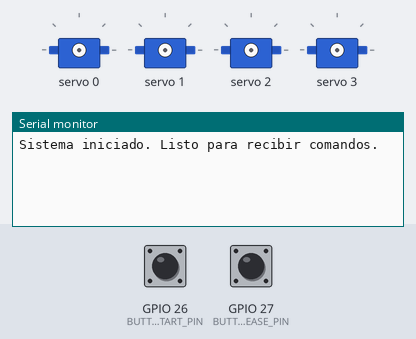
Bench run of a sketch on a simulated ESP32. Parts: 4 × servo, the last lines printed to the serial monitor. The test bench sets the inputs (shaded band); at power-on: GPIO 26 (BUTTON_START_PIN) HIGH, GPIO 27 (BUTTON_RELEASE_PIN) HIGH.

Above: at 1.2 s.
1.3 s: GPIO 26 (BUTTON_START_PIN) pulled LOW for 0.15 s
At 1.58 s:
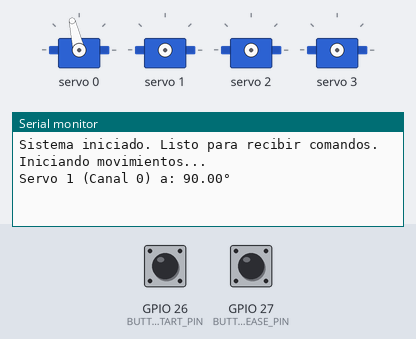
At 4.1 s:
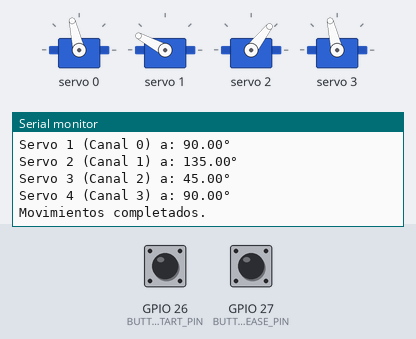
4.3 s: GPIO 27 (BUTTON_RELEASE_PIN) pulled LOW for 0.15 s
At 5.4 s:
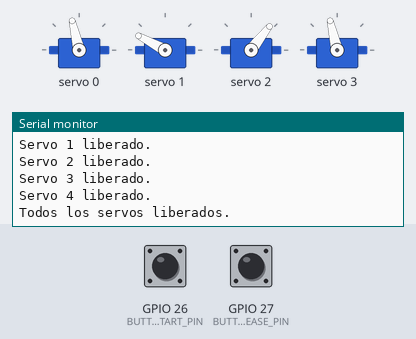
Timing chart, 0 to 7.3 s (numbered marks = the images above; inputs shaded):
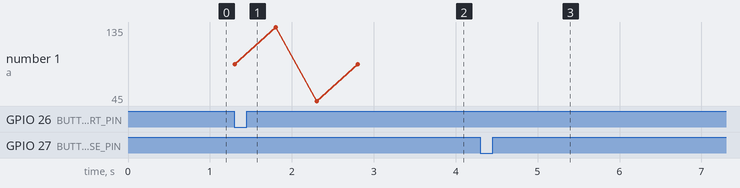

The sketch:

PRIMER_CODIGO_PRUEBA_CI.ino
```cpp
#include <Wire.h>
#include <Adafruit_PWMServoDriver.h>

Adafruit_PWMServoDriver pwm = Adafruit_PWMServoDriver();
#define SERVOMIN 120 // Valor mínimo del servo
#define SERVOMAX 540 // Valor máximo del servo

// Pines para botones
#define BUTTON_START_PIN 26 // Botón para iniciar movimientos
#define BUTTON_RELEASE_PIN 27 // Botón para liberar los servos
#define SDA_PIN 21            // Pin SDA del I2C
#define SCL_PIN 22            // Pin SCL del I2C

// Variables para los servos
int servoChannels[4] = {0, 1, 2, 3}; // Canales del PCA9685 para los servos
float servoRadians[4] = {1.5708, 2.35619, 0.785398, 1.5708}; // Ángulos en radianes para cada servo

void setup() {
  Serial.begin(115200);
  Wire.begin(SDA_PIN, SCL_PIN); // Configurar pines I2C
  pwm.begin();
  pwm.setPWMFreq(50); // Frecuencia para servos

  pinMode(BUTTON_START_PIN, INPUT_PULLUP);
  pinMode(BUTTON_RELEASE_PIN, INPUT_PULLUP);

  Serial.println("Sistema iniciado. Listo para recibir comandos.");
}

void loop() {
  // Iniciar movimientos si se presiona el botón de inicio
  if (digitalRead(BUTTON_START_PIN) == LOW) {
    iniciarMovimientos();
    delay(300); // Debounce para evitar múltiples lecturas
  }

  // Liberar servos si se presiona el botón de liberar
  if (digitalRead(BUTTON_RELEASE_PIN) == LOW) {
    liberarServos();
    delay(300); // Debounce para evitar múltiples lecturas
  }
}

// Función para mover los servos según los ángulos en radianes
void iniciarMovimientos() {
  Serial.println("Iniciando movimientos...");
  for (int i = 0; i < 4; i++) {
    moverServo(i, servoRadians[i]); // Mover cada servo con su ángulo en radianes
    delay(500); // Pausa de 0.5 segundos entre movimientos
  }
  Serial.println("Movimientos completados.");
}

// Función para mover un servo a un ángulo específico en radianes
void moverServo(int servoIndex, float angleRad) {
  // Convertir radianes a grados
  float angleDeg = angleRad * (180.0 / 3.14159265359);

  // Ajustar ángulo a rango positivo alrededor de 90°
  if (angleDeg < 0) {
    angleDeg = 90 - angleDeg; // Cambiado: Ahora suma el valor negativo
    if (angleDeg > 180) angleDeg = 180; // Limitar al máximo de 180°
  }

  // Mapear el ángulo al pulso del servo
  int pulseLength = map(angleDeg, 0, 180, SERVOMIN, SERVOMAX);
  pwm.setPWM(servoChannels[servoIndex], 0, pulseLength);

  // Depuración
  Serial.print("Servo ");
  Serial.print(servoIndex + 1);
  Serial.print(" (Canal ");
  Serial.print(servoChannels[servoIndex]);
  Serial.print(") a: ");
  Serial.print(angleDeg);
  Serial.println("°");
}

// Función para liberar los servos
void liberarServos() {
  for (int i = 0; i < 4; i++) {
    pwm.setPWM(servoChannels[i], 0, 0); // Apagar el canal del servo
    Serial.print("Servo ");
    Serial.print(i + 1);
    Serial.println(" liberado.");
  }
  Serial.println("Todos los servos liberados.");
}
```

Measured:
- after the input at 1.3 s, the serial monitor: prints a new line at once (image 1)
- after the input at 4.3 s, the serial monitor: prints a new line at once (image 3)
